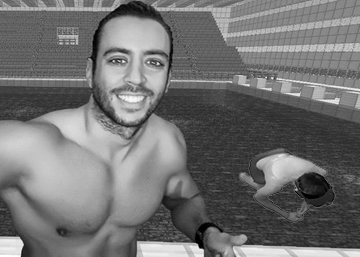
#> input picture pcicamera/ImageProcessor/Image.bmp, 360 x 257 px
$ python -i filter.py   (imports and definitions only)
#> lines starting #> are read from the running program, lines starting #| are printed output that depends on the picture
#> in processImage, imgOriginal is the input picture: PIL image 360x257 L; min 0, max 255, mean 113.5
import os
from PIL import Image, ImageOps, ImageFilter

def applyNegativeFilter(image):
    return ImageOps.invert(image)
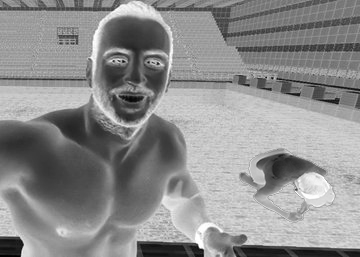
#> returned value: PIL image 360x257 L; min 0, max 255, mean 141.5

def applySmoothingFilter(image, radius=3):
#> called with radius = 3
    return image.filter(ImageFilter.GaussianBlur(radius))
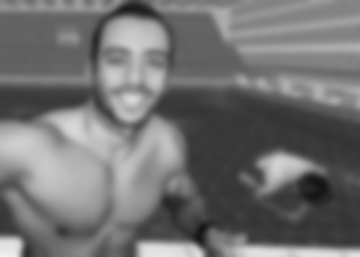
#> returned value: PIL image 360x257 L; min 20, max 241, mean 113.5

def resizeForDisplay(image, size=(500, 300)):
#> called with size = (500, 300)
    return image.resize(size, Image.Resampling.LANCZOS)
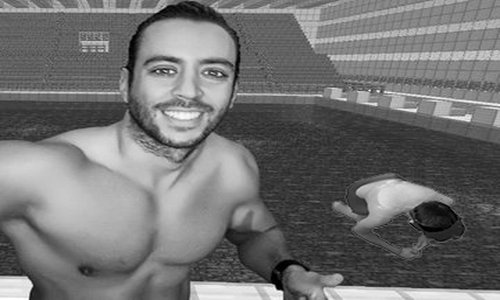
#> returned value: PIL image 500x300 L; min 0, max 255, mean 113.5

def processImage(filepath):
    imgOriginal = Image.open(filepath)

    fileDir = os.path.dirname(os.path.abspath(__file__))

    imgNegative = applyNegativeFilter(imgOriginal)
    imgNegative.save(os.path.join(fileDir, "negativeImage.bmp"))

    imgSmoothed = applySmoothingFilter(imgOriginal)
    imgSmoothed.save(os.path.join(fileDir, "smoothedImage.bmp"))

    imgOriginalDisplay = resizeForDisplay(imgOriginal)
    imgNegativeDisplay = resizeForDisplay(imgNegative)
#> call 2 of resizeForDisplay, with size = (500, 300)
#> in resizeForDisplay (call 2), `return image.resize(size, Image.Resampling.LANCZOS)`:
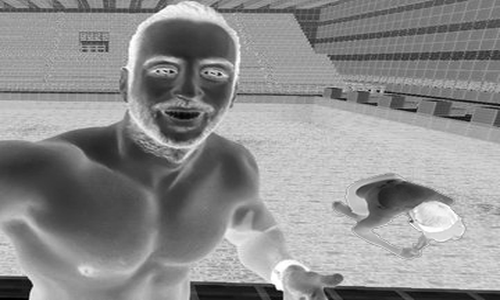
#> returned value: PIL image 500x300 L; min 0, max 255, mean 141.5
    imgSmoothedDisplay = resizeForDisplay(imgSmoothed)
#> call 3 of resizeForDisplay, with size = (500, 300)
#> in resizeForDisplay (call 3), `return image.resize(size, Image.Resampling.LANCZOS)`:
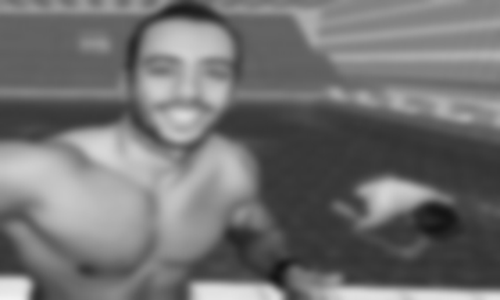
#> returned value: PIL image 500x300 L; min 20, max 241, mean 113.5

    return imgOriginalDisplay, imgNegativeDisplay, imgSmoothedDisplay

>>> result = processImage('../pcicamera/ImageProcessor/Image.bmp')
